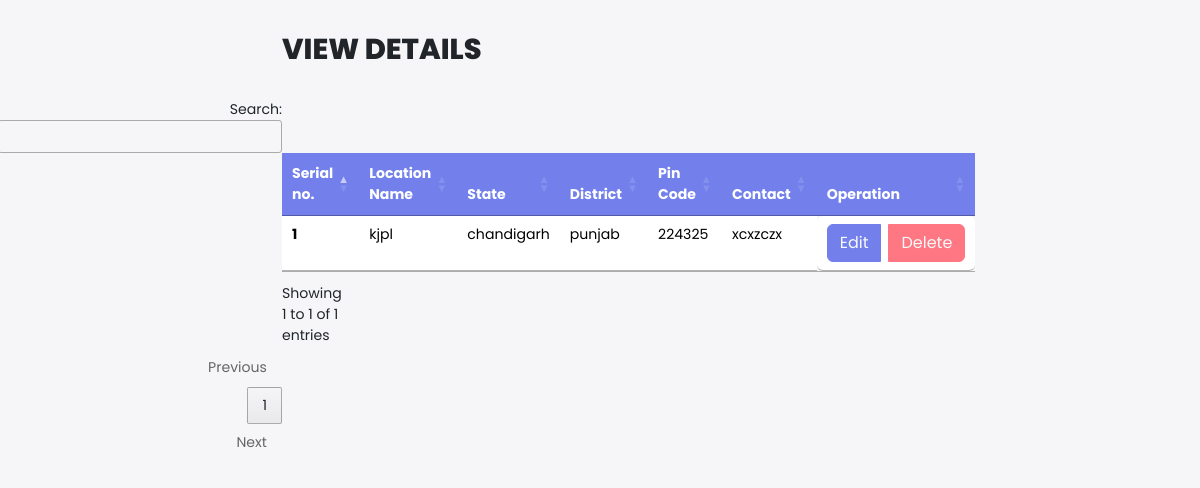
Screenshot of /viewlocation.php with the database file from the repository.
### tables this page shows
CREATE TABLE `location` (
  `id` int(11) NOT NULL,
  `locationname` varchar(255) NOT NULL,
  `state` varchar(255) NOT NULL,
  `district` varchar(255) NOT NULL,
  `pincode` varchar(10) DEFAULT NULL,
  `contact` varchar(20) DEFAULT NULL
);

### viewlocation.php (the view, shortened to what this page needs)
<?php
include 'database.php';
?>
<!DOCTYPE html>
<html>
<head>
    <link rel="stylesheet" href="https://cdn.jsdelivr.net/npm/bootstrap@5.3.3/dist/css/bootstrap.min.css">
    <link rel="stylesheet" href="https://cdn.datatables.net/1.13.1/css/jquery.dataTables.min.css">
    <link rel="stylesheet" href="https://cdn.datatables.net/buttons/2.3.1/css/buttons.dataTables.min.css">
</head>
<body>
<div class="left">
</div>
<div class="container">
    <div class="main-content">
    <h1>VIEW DETAILS</h1>
        <table class="table" id="locationTable">
            <thead>
                <tr>
                    <th scope="col">Serial no.</th>
                    <th scope="col">Location Name</th>
                    <th scope="col">State</th>
                    <th scope="col">District</th>
                    <th scope="col">Pin Code</th>
                    <th scope="col">Contact</th>
                    <th scope="col">Operation</th>
                </tr>
            </thead>
            <tbody>
                <?php
                $sql = "SELECT * FROM location";
                $result = mysqli_query($conn, $sql);
                $counter = 1;
                if ($result) {
                    while ($row = mysqli_fetch_assoc($result)) {
                        $locationname = $row['locationname'];
                        $state = $row['state'];
                        $district = $row['district'];
                        $pincode = $row['pincode'];
                        $contact = $row['contact'];
                        echo '<tr>
                                <th scope="row">' . $counter++ . '</th>
                                <td>' . $locationname . '</td>
                                <td>' . $state . '</td>
                                <td>' . $district . '</td>
                                <td>' . $pincode . '</td>
                                <td>' . $contact . '</td>
                                <td class="btn-group">
                                    <button class="btn btn-primary"><a href="update.php?updateid='.$locationname.'" class="text-light">Edit</a></button>
                                    <button class="btn btn-danger"><a href="delete.php?deleteid='.$locationname.'" class="text-light">Delete</a></button>
                                </td>
                              </tr>';
                    }
                } else {
                    echo "<tr><td colspan='7'>No records found.</td></tr>";
                }
                ?>
            </tbody>
        </table>
    </div>
</div>
<div class="right">
</div>
</body>
</html>

### viewlocation.php (style rules this page uses)
:root { --clr-primary: #7380ec; --clr-danger: #ff7782; --clr-success: #41f1b6; --clr-white: #fff; --clr-info-dark: #7d8da1; --clr-info-light: #dce1eb; --clr-dark: #363949; --clr-warning: #ff4edc; --clr-light: rgba(132, 139, 200, 0.18); --clr-primary-variant: #111e88; --clr-dark-variant: #677483; --clr-color-background: #f6f6f9; --card-border-radius: 2rem; --border-radius-1: 0.4rem; --border-radius-2: 0.8rem; --border-radius-3: 1.2rem; --card-padding: 1.8rem; --padding-1: 1.2rem; --box-shadow: 0 2rem 3rem var(--clr-light); }
* { margin: 0; padding: 0; box-sizing: border-box; }
body { font-family: "Poppins", sans-serif; width: 100vw; height: 100vh; font-size: 0.88rem; user-select: none; overflow-x: hidden; background: var(--clr-color-background); }
.container { display: grid; width: 96%; gap: 1.8rem; grid-template-columns: 14rem auto 14rem; margin: 0 auto; padding-top: 2rem; }
.main-content { justify-content: center; align-items: center; max-width: 960px; margin: 0 15rem; }
.main-content h1 { text-align: center; margin-bottom: 2rem; white-space: nowrap; }
a { color: var(--clr-dark); }
h1 { font-weight: 800; font-size: 1.8rem; text-align: center; }
.table thead th { background-color: var(--clr-primary); color: var(--clr-white); }
.btn-primary { background-color: var(--clr-primary); border-color: var(--clr-primary); }
.btn-danger { background-color: var(--clr-danger); border-color: var(--clr-danger); }
.btn a { color: var(--clr-white); text-decoration: none; }
.btn-group { display: flex; gap: 0.5rem; }
.left, .right { position: fixed; width: 14rem; height: calc(100vh - 1.4rem); overflow-y: auto; padding: var(--card-padding); border-radius: var(--card-border-radius); }
.left { left: 1.8rem; }
.right { right: 1.8rem; }

### rows the page displays
location: locationname "kjpl", state "chandigarh", district "punjab", pincode "224325", contact "xcxzczx"
